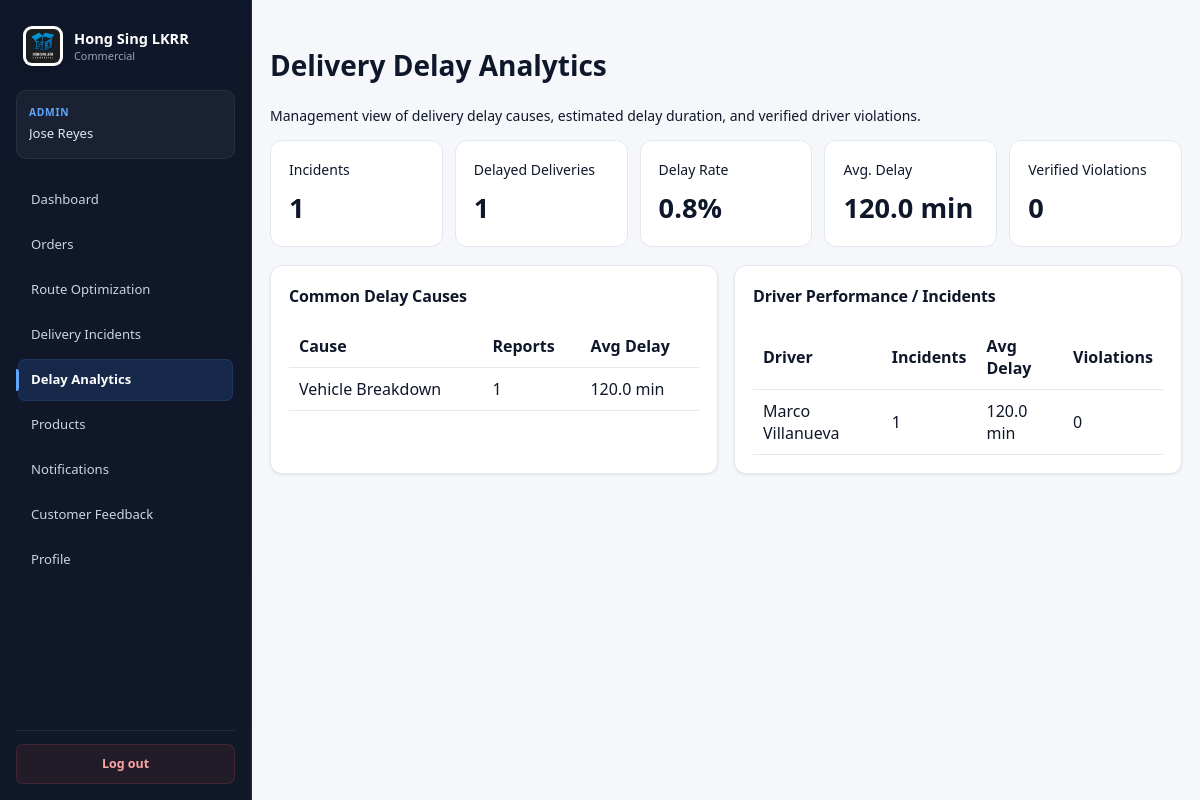
The app's page /admin/delay_analytics.php (signed in) with its own data.
### tables this page shows
CREATE TABLE `driver` (
  `driver_id` int(11) NOT NULL,
  `license_number` varchar(50) NOT NULL,
  `full_name` varchar(100) NOT NULL,
  `phone_number` varchar(20) NOT NULL,
  `email` varchar(100) NOT NULL,
  `password_hash` varchar(255) NOT NULL,
  `status` enum('Available','On Delivery','On Leave','Absent','Inactive','Resigned','Terminated') NOT NULL DEFAULT 'Available',
  `current_truck_id` int(11) DEFAULT NULL,
  `total_deliveries` int(11) NOT NULL DEFAULT 0,
  `rating` decimal(3,2) DEFAULT NULL,
  `created_at` datetime NOT NULL DEFAULT current_timestamp(),
  `last_location` varchar(150) DEFAULT NULL,
  `current_latitude` decimal(10,7) DEFAULT NULL,
  `current_longitude` decimal(10,7) DEFAULT NULL,
  `location_updated_at` datetime DEFAULT NULL,
  `phone_verified` tinyint(1) NOT NULL DEFAULT 0,
  `phone_verified_at` datetime DEFAULT NULL
);

### admin/delay_analytics.php (the view)
<?php
require_once __DIR__.'/../config/database.php'; require_once __DIR__.'/../config/constants.php'; require_once __DIR__.'/../includes/auth.php'; requireRole(ROLE_ADMIN); $db=Database::getConnection();
$summary=$db->query("SELECT COUNT(*) total_incidents,COALESCE(SUM(estimated_delay_minutes),0) total_delay,COALESCE(AVG(estimated_delay_minutes),0) avg_delay,SUM(violation_status='Verified Violation') violations,COUNT(DISTINCT order_id) delayed_deliveries FROM delivery_incident")->fetch(PDO::FETCH_ASSOC);
$totalDeliveries=(int)$db->query("SELECT COUNT(*) FROM `order` WHERE completion_status IN ('In Transit','Completed')")->fetchColumn(); $delayRate=$totalDeliveries?((int)$summary['delayed_deliveries']/$totalDeliveries*100):0;
$causes=$db->query("SELECT incident_type,COUNT(*) total,ROUND(AVG(estimated_delay_minutes),1) avg_delay FROM delivery_incident GROUP BY incident_type ORDER BY total DESC,incident_type")->fetchAll(PDO::FETCH_ASSOC);
$drivers=$db->query("SELECT d.driver_id,d.full_name,COUNT(di.incident_id) incident_count,COALESCE(ROUND(AVG(di.estimated_delay_minutes),1),0) avg_delay,SUM(di.violation_status='Verified Violation') violations FROM driver d LEFT JOIN delivery_incident di ON di.driver_id=d.driver_id GROUP BY d.driver_id,d.full_name HAVING incident_count>0 ORDER BY violations DESC,incident_count DESC")->fetchAll(PDO::FETCH_ASSOC);
require_once __DIR__.'/../includes/header.php';
?>
<style>.page{max-width:1300px;margin:25px auto;padding:0 18px}.cards{display:grid;grid-template-columns:repeat(5,1fr);gap:12px}.kpi,.panel{background:var(--color-surface,#fff);border:1px solid var(--color-border,#ddd);border-radius:12px;padding:18px}.kpi strong{font-size:1.7rem;display:block;margin-top:8px}.grid{display:grid;grid-template-columns:1fr 1fr;gap:16px;margin-top:18px}table{width:100%;border-collapse:collapse}th,td{text-align:left;padding:10px;border-bottom:1px solid var(--color-border,#ddd)}@media(max-width:900px){.cards,.grid{grid-template-columns:1fr}}</style><div class="page"><h1>Delivery Delay Analytics</h1><p>Management view of delivery delay causes, estimated delay duration, and verified driver violations.</p><div class="cards"><div class="kpi">Incidents<strong><?=(int)$summary['total_incidents']?></strong></div><div class="kpi">Delayed Deliveries<strong><?=(int)$summary['delayed_deliveries']?></strong></div><div class="kpi">Delay Rate<strong><?=number_format($delayRate,1)?>%</strong></div><div class="kpi">Avg. Delay<strong><?=number_format((float)$summary['avg_delay'],1)?> min</strong></div><div class="kpi">Verified Violations<strong><?=(int)$summary['violations']?></strong></div></div><div class="grid"><div class="panel"><h2>Common Delay Causes</h2><table><tr><th>Cause</th><th>Reports</th><th>Avg Delay</th></tr><?php foreach($causes as $r):?><tr><td><?=htmlspecialchars($r['incident_type'])?></td><td><?=(int)$r['total']?></td><td><?=number_format((float)$r['avg_delay'],1)?> min</td></tr><?php endforeach;?></table></div><div class="panel"><h2>Driver Performance / Incidents</h2><table><tr><th>Driver</th><th>Incidents</th><th>Avg Delay</th><th>Violations</th></tr><?php foreach($drivers as $r):?><tr><td><?=htmlspecialchars($r['full_name'])?></td><td><?=(int)$r['incident_count']?></td><td><?=number_format((float)$r['avg_delay'],1)?> min</td><td><?=(int)$r['violations']?></td></tr><?php endforeach;?></table></div></div></div>

### assets/css/theme.css (style rules this page uses)
*, *::before, *::after { box-sizing: border-box; }
* { scrollbar-width: thin; scrollbar-color: #cbd5e1 transparent; }
.panel { margin-bottom: 20px; padding: 21px; background: var(--color-surface); border: 1px solid var(--color-border); border-radius: var(--radius-lg); box-shadow: var(--shadow-sm); }
.panel h2 { margin: 0 0 17px; color: var(--color-text-primary); font-size: 1rem; font-weight: 700; letter-spacing: -0.01em; }
.panel, .card, .stat-card { animation: fadeUp 0.22s ease; }

### admin/delay_analytics.php (style rules this page uses)
.page { max-width:1300px;margin:25px auto;padding:0 18px }
.cards { display:grid;grid-template-columns:repeat(5,1fr);gap:12px }
.kpi,.panel { background:var(--color-surface,#fff);border:1px solid var(--color-border,#ddd);border-radius:12px;padding:18px }
.kpi strong { font-size:1.7rem;display:block;margin-top:8px }
.grid { display:grid;grid-template-columns:1fr 1fr;gap:16px;margin-top:18px }
table { width:100%;border-collapse:collapse }
th,td { text-align:left;padding:10px;border-bottom:1px solid var(--color-border,#ddd) }

### records on screen
driver: full_name "Marco Villanueva", incident_count "1", avg_delay "120.0", violations "0"

### other values on screen
currentRole() "ADMIN"
$_SESSION['full_name'] "Jose Reyes"
$item['label'] "Dashboard"
$item['label'] "Orders"
$item['label'] "Route Optimization"
$item['label'] "Delivery Incidents"
$item['label'] "Delay Analytics"
$item['label'] "Products"
$item['label'] "Notifications"
$item['label'] "Customer Feedback"
$item['label'] "Profile"
$summary['total_incidents'] "1"
$summary['delayed_deliveries'] "1"
$delayRate "0.8"
$summary['avg_delay'] "120.0"
